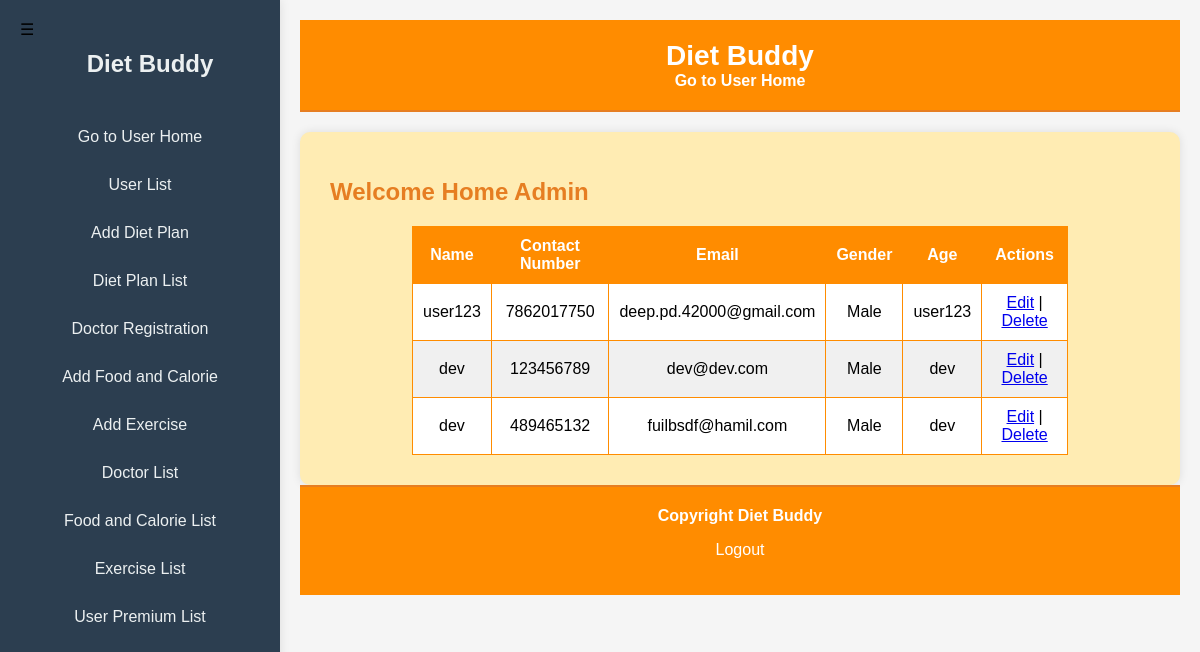
The page /user-list.php (signed in) on the database its author committed.
### tables this page shows
CREATE TABLE `user_registration` (
  `id` int(50) NOT NULL,
  `name` varchar(100) DEFAULT NULL,
  `cno` varchar(100) DEFAULT NULL,
  `email` varchar(100) DEFAULT NULL,
  `gender` varchar(100) DEFAULT NULL,
  `age` varchar(100) DEFAULT NULL
);

### user-list.php (the view, shortened to what this page needs)
<?php
    include('connection.php');
?>
<!DOCTYPE html>
<html>
<head>
    <link rel="stylesheet" type="text/css" href="css/s1.css">
</head>
<body>
    <div id="full">
        <div id="sidebar">
            <h2><a href="admin-home.php" style="color: #ecf0f1;">Diet Buddy</a></h2>
            <a href="user-home.php">Go to User Home</a>
            <a href="user-list.php">User List</a>
            <a href="add-dietplan.php">Add Diet Plan</a>
            <a href="dietplan-list.php">Diet Plan List</a>
            <a href="doctor-registration.php">Doctor Registration</a>
            <a href="add-food.php">Add Food and Calorie</a>
            <a href="#">Add Exercise</a>
            <a href="doctor-list.php">Doctor List</a>
            <a href="food-list.php">Food and Calorie List</a>
            <a href="exercise-list.php">Exercise List</a>
            <a href="userpremiumlist.php">User Premium List</a>
        </div>
        <div id="content">
            <div id="header">
                <h2><a href="admin-home.php">Diet Buddy</a></h2>
                <a href="user-home.php">Go to User Home</a>
            </div>
            <div id="body">
                <h1>Welcome Home Admin</h1>
                <center>
                    <div id="form">
                        <table>
                            <tr>
                                <th>Name</th>
                                <th>Contact Number</th>
                                <th>Email</th>
                                <th>Gender</th>
                                <th>Age</th>
                                <th>Actions</th>
                            </tr>
                            <?php
                                $q=$db->query("SELECT * FROM user_registration ");
                                while($r1=$q->fetch(PDO::FETCH_OBJ))
                                {
                                    ?>
                                    <tr>
                                        <td><?= $r1->name; ?></td>
                                        <td><?= $r1->cno; ?></td>
                                        <td><?= $r1->email; ?></td>
                                        <td><?= $r1->gender; ?></td>
                                        <td><?= $r1->age; ?></td>
                                        <td>
                                            <a href="edit-userlist.php?id=<?= $r1->id; ?>">Edit</a> |
                                            <a href="?delete_id=<?= $r1->id; ?>" onclick="return confirm('Are you sure you want to delete this entry?')">Delete</a>
                                        </td>
                                    </tr>
                            <?php
                                }
                            ?>
                        </table>
                    </div>
                </center>
            </div>
            <div id="footer">
                <h4>Copyright Diet Buddy</h4>
                <p><a href="index.php">Logout</a></p>
            </div>
        </div>
        <div id="toggle-btn" onclick="toggleSidebar()">☰</div>
    </div>
</body>
</html>

### css/s1.css (style rules this page uses)
body { font-family: Arial, sans-serif; margin: 0; padding: 0; background-color: #f5f5f5; display: flex; flex-direction: column; min-height: 100vh; }
#full { display: flex; flex: 1; }
#sidebar { flex-basis: 20%; background-color: #2c3e50; color: #ecf0f1; padding: 20px; box-shadow: 0 0 10px rgba(0, 0, 0, 0.1); display: flex; flex-direction: column; align-items: center; transition: 0.3s; }
#sidebar h2 { margin-bottom: 20px; font-size: 24px; color: #ecf0f1; }
#sidebar a { text-decoration: none; color: #ecf0f1; padding: 10px; border-radius: 5px; margin-bottom: 10px; transition: background-color 0.3s ease, color 0.3s ease; width: 100%; text-align: center; display: block; }
#content { flex: 1; padding: 20px; }
#header { background-color: #ff8c00; padding: 20px; text-align: center; border-bottom: 2px solid #e67e22; }
#header h2 { margin: 0; font-size: 28px; color: #fff; }
#header a { text-decoration: none; color: #fff; font-weight: bold; margin: 0 15px; transition: color 0.3s ease; }
#body { background-color: #ffecb3; border-radius: 10px; margin-top: 20px; box-shadow: 0 0 10px rgba(0, 0, 0, 0.1); padding: 30px; }
#body h1 { font-size: 24px; margin-bottom: 20px; color: #e67e22; }
#footer { background-color: #ff8c00; padding: 20px; text-align: center; border-top: 2px solid #e67e22; margin-top: auto; }
#footer h4 { margin: 0; color: #fff; }
#footer a { text-decoration: none; color: #fff; transition: color 0.3s ease; }
#toggle-btn { position: fixed; top: 20px; left: 20px; cursor: pointer; z-index: 2; }
#form { width: 80%; margin: auto; }
table { width: 100%; border-collapse: collapse; }
th, td { border: 1px solid #ff8c00; padding: 10px; text-align: center; }
th { background-color: #ff8c00; color: #fff; }
tr:nth-child(even) { background-color: #fff; }
tr:nth-child(odd) { background-color: #f0f0f0; }

### rows shown on the page
user_registration: name "user123", cno "7862017750", email "deep.pd.42000@gmail.com", gender "Male", age "user123"
user_registration: name "dev", cno "123456789", email "dev@dev.com", gender "Male", age "dev"
user_registration: name "dev", cno "489465132", email "fuilbsdf@hamil.com", gender "Male", age "dev"
